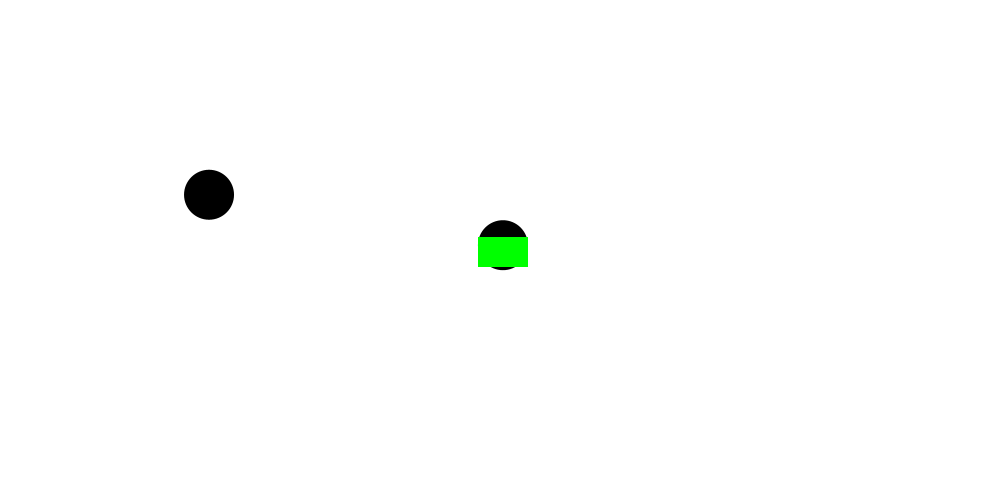
Frame 1 (no input)
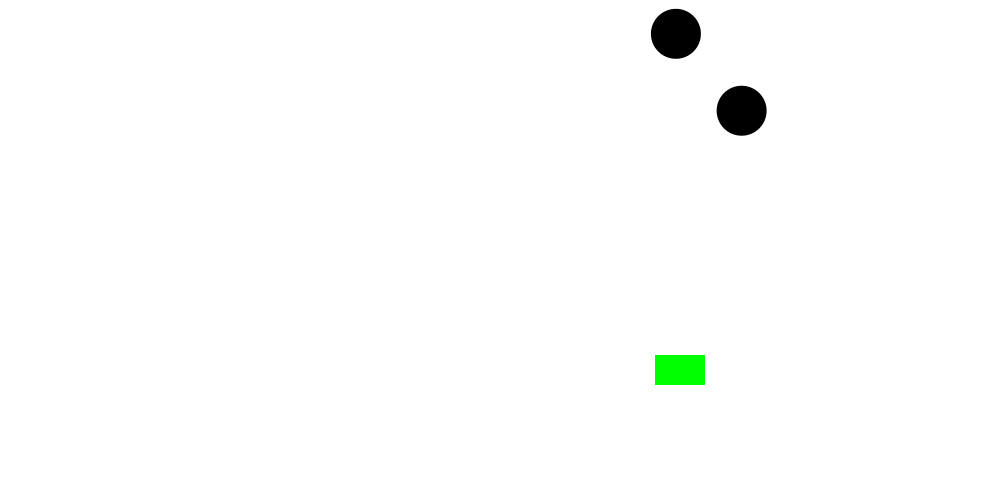
Frame 60 (the mouse pressed at the canvas centre just before this capture)
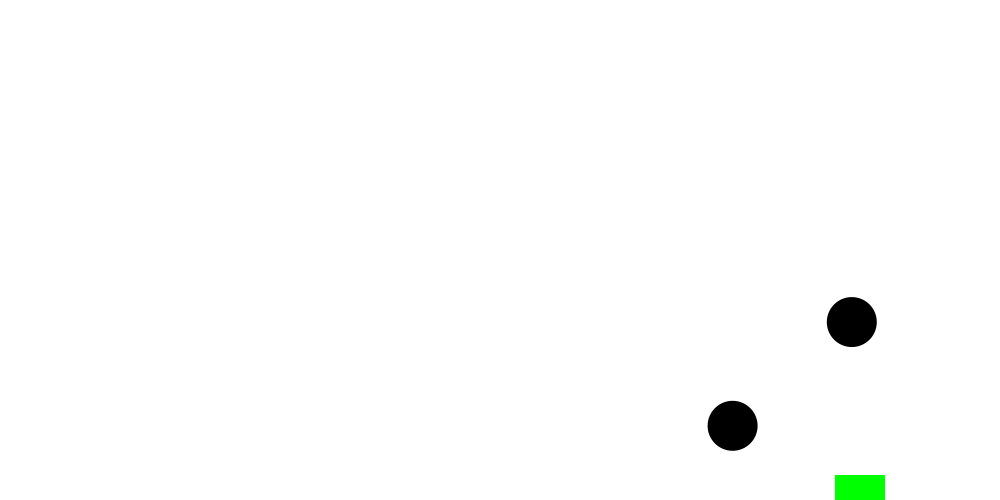
Frame 120 (the mouse held since frame 60 and released just before this capture)

The Processing sketch that drew these frames (run headless with seeded random() and noise(); from frame 60 on, the mouse is pressed at the canvas centre):

// Processing sketch: bouncing_balls_two_classes
// ── bouncing_balls_two_classes.pde
class Walker{
  //float x; 
  //float y;
  //color c;
  PVector location;
  PVector velocity;
  
  
  // CONTRUCTOR: initialistaion DATA for class walker
  //Walker(color walkC, float walkX,float walkY){
  Walker(float locX, float locY, float velX, float velY){
    //c= walkC;
    //x= walkX;
    //y= walkY;
    
    //c = walkC;
    location = new PVector(locX, locY);
    velocity = new PVector(velX, velY);
   }
  
  //FUNCTIONALITY for class walker
  void step(){
    
    location.add(velocity);
    
    if(location.x > width || location.x < 0){
      velocity.x = velocity.x * -1;
    }
    
    if(location.y > height || location.y < 0){
      velocity.y = velocity.y * -1;
    }
    
    location.add(velocity);   
    
  }
  
  
  void display(){
    noStroke();
    fill(0);
    ellipse(location.x, location.y, 50, 50);
    //stroke(0);
    //point(x,y);
    
  }
  
  
}



// CLASS Food is based on class Car from prev. example
class Food{  
 //class DATA 
 // declare variables
   color c;
//    float xpos;
//    float ypos;
//    float xspeed;
//    float yspeed;
  PVector location;
  PVector velocity;
  
  
  
 //CONSTRUCTOR now contains arguments for setup of individual objects
 //Car(){
 Food(color tempC, float tempXpos, float tempYpos, float tempXspeed, float tempYspeed){
   //c=color(255);
   //xpos = width/2;
   //ypos = height/2;
   //xspeed = 1;
   c = tempC;
   //xpos = tempXpos;
   //ypos = tempYpos;
   //xspeed = tempXspeed;
   //yspeed = tempYspeed;
   location = new PVector(tempXpos, tempYpos);
   velocity = new PVector(tempXspeed, tempYspeed);
   
 }
  
//  //CLASS FUNCTIONALITY
//  //define display and drive subfunctions for car class
//  //higher function with which to call these two subfunctions is defined outside of class
  
 void display(){
   rectMode(CENTER);
   fill(c);
   rect(location.x,location.y,50,30); //draw rectangle using x,y,w,h
 }
  
 void drive() {
   
   location.add(velocity);
   
    if (location.x > width || location.x < 0){
     velocity.x = velocity.x * -1;
   }
    
    if (location.y > height || location.y < 0){
     velocity.y = velocity.y * -1;
   }
 }  
  
}

Walker walker1;
Walker walker2;
Food food1;

////SETUP
void setup(){
 size(1000, 500);
 walker1 = new Walker(width/2, height/2, random(-5,5), random(-5,5));
 walker2 = new Walker(200, 200, random(-5,5), random(-5,5));
 food1 = new Food(color(0,255,0), width/2, height/2, 3, 2);
}

//FUNCTIONALITY
void draw(){
 background(255);
 walker1.step();
 walker1.display();
 walker2.step();
 walker2.display();
 food1.drive();
 food1.display();
}
  
  
  
  


   
  
  
    
  
